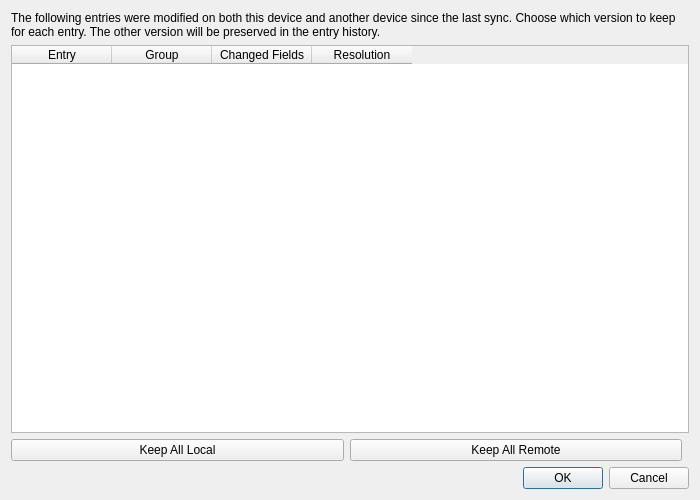
<?xml version="1.0" encoding="UTF-8"?>
<ui version="4.0">
 <class>SyncConflictDialog</class>
 <widget class="QDialog" name="SyncConflictDialog">
  <property name="geometry">
   <rect>
    <x>0</x>
    <y>0</y>
    <width>700</width>
    <height>500</height>
   </rect>
  </property>
  <property name="windowTitle">
   <string>Sync Conflicts</string>
  </property>
  <layout class="QVBoxLayout" name="verticalLayout">
   <item>
    <widget class="QLabel" name="descriptionLabel">
     <property name="text">
      <string>The following entries were modified on both this device and another device since the last sync. Choose which version to keep for each entry. The other version will be preserved in the entry history.</string>
     </property>
     <property name="wordWrap">
      <bool>true</bool>
     </property>
    </widget>
   </item>
   <item>
    <widget class="QTableWidget" name="conflictTable">
     <property name="selectionBehavior">
      <enum>QAbstractItemView::SelectRows</enum>
     </property>
     <property name="editTriggers">
      <set>QAbstractItemView::NoEditTriggers</set>
     </property>
     <property name="alternatingRowColors">
      <bool>true</bool>
     </property>
     <column>
      <property name="text">
       <string>Entry</string>
      </property>
     </column>
     <column>
      <property name="text">
       <string>Group</string>
      </property>
     </column>
     <column>
      <property name="text">
       <string>Changed Fields</string>
      </property>
     </column>
     <column>
      <property name="text">
       <string>Resolution</string>
      </property>
     </column>
    </widget>
   </item>
   <item>
    <layout class="QHBoxLayout" name="bulkLayout">
     <item>
      <widget class="QPushButton" name="keepAllLocalButton">
       <property name="text">
        <string>Keep All Local</string>
       </property>
      </widget>
     </item>
     <item>
      <widget class="QPushButton" name="keepAllRemoteButton">
       <property name="text">
        <string>Keep All Remote</string>
       </property>
      </widget>
     </item>
     <item>
      <spacer name="horizontalSpacer">
       <property name="orientation">
        <enum>Qt::Horizontal</enum>
       </property>
      </spacer>
     </item>
    </layout>
   </item>
   <item>
    <widget class="QDialogButtonBox" name="buttonBox">
     <property name="orientation">
      <enum>Qt::Horizontal</enum>
     </property>
     <property name="standardButtons">
      <set>QDialogButtonBox::Cancel|QDialogButtonBox::Ok</set>
     </property>
    </widget>
   </item>
  </layout>
 </widget>
 <resources/>
 <connections>
  <connection>
   <sender>buttonBox</sender>
   <signal>accepted()</signal>
   <receiver>SyncConflictDialog</receiver>
   <slot>accept()</slot>
  </connection>
  <connection>
   <sender>buttonBox</sender>
   <signal>rejected()</signal>
   <receiver>SyncConflictDialog</receiver>
   <slot>reject()</slot>
  </connection>
 </connections>
</ui>
